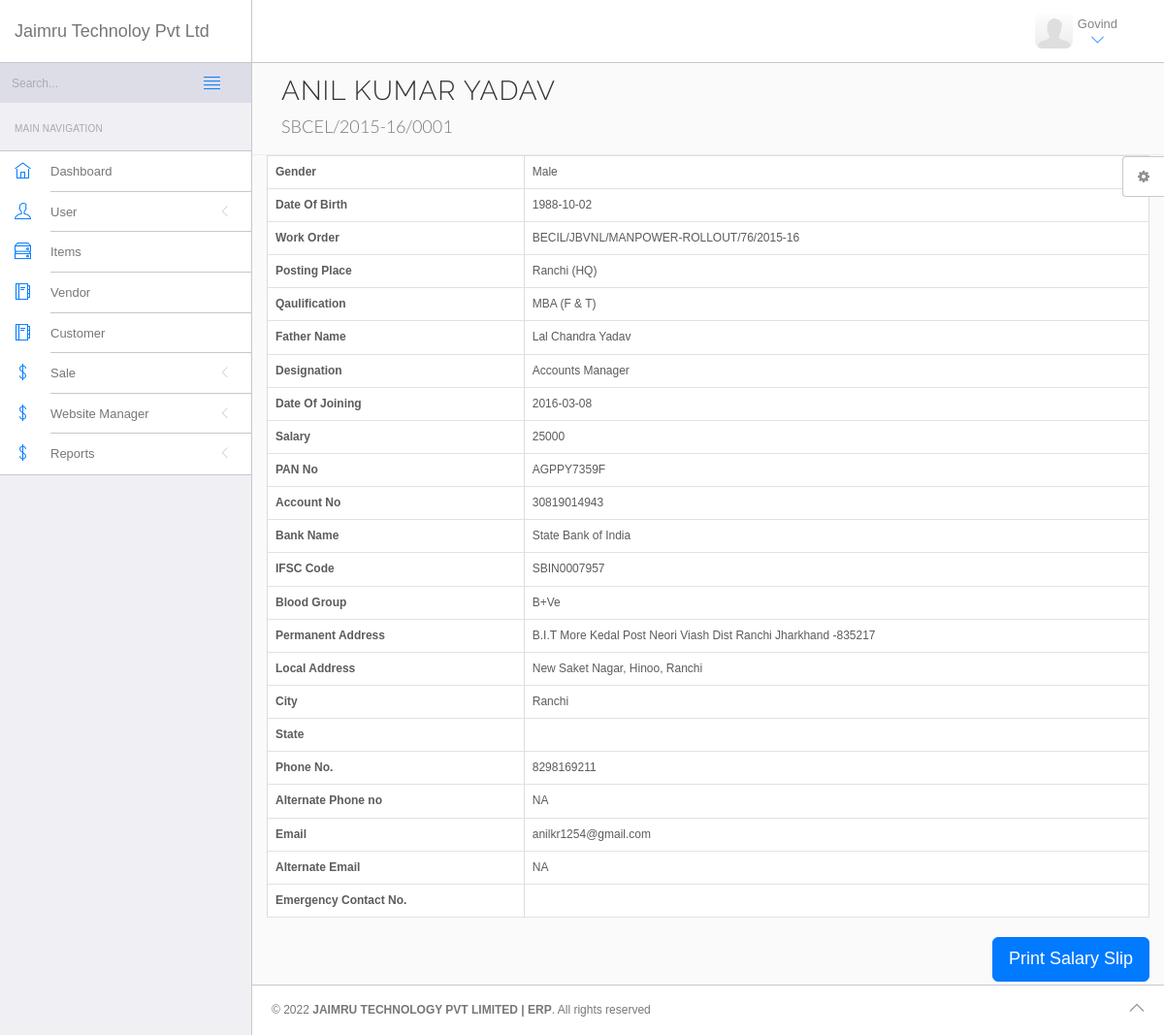
Screenshot of /erp/employee_details.php?id=1 (signed in) with the database file from the repository.
### tables this page shows
CREATE TABLE IF NOT EXISTS `emp_details` (
  `emp_id` int(11) NOT NULL AUTO_INCREMENT,
  `emp_code` varchar(255) DEFAULT NULL,
  `emp_name` varchar(255) DEFAULT NULL,
  `emp_gender` enum('Male','Female') DEFAULT NULL,
  `emp_dob` date DEFAULT NULL,
  `emp_work_order` varchar(255) DEFAULT NULL,
  `emp_place_of_posting` varchar(255) DEFAULT NULL,
  `emp_qualification` varchar(255) DEFAULT NULL,
  `emp_father_name` varchar(255) DEFAULT NULL,
  `emp_designation` varchar(255) DEFAULT NULL,
  `emp_doj` date DEFAULT NULL,
  `emp_dor` date DEFAULT NULL,
  `emp_pan` varchar(255) DEFAULT NULL,
  `emp_unit` varchar(255) DEFAULT NULL,
  `emp_salary` varchar(255) DEFAULT NULL,
  `emp_account_no` varchar(255) DEFAULT NULL,
  `emp_bank` varchar(255) DEFAULT NULL,
  `emp_ifsc` varchar(255) DEFAULT NULL,
  `emp_blood_group` varchar(255) DEFAULT NULL,
  `emp_permanent_address` text,
  `emp_local_address` text,
  `emp_city` varchar(255) DEFAULT NULL,
  `emp_state` varchar(255) DEFAULT NULL,
  `emp_phone_first` varchar(255) DEFAULT NULL,
  `emp_phone_second` varchar(255) DEFAULT NULL,
  `emp_email_first` varchar(255) DEFAULT NULL,
  `emp_email_second` varchar(255) DEFAULT NULL,
  `emp_emergency_contact` varchar(255) DEFAULT NULL,
  `emp_remark` text,
  `emp_status` enum('Active','Inactive') DEFAULT NULL,
  `emp_entry_by` varchar(255) DEFAULT NULL,
  `emp_password` varchar(255) DEFAULT NULL,
  `user_type` varchar(255) DEFAULT 'Employee',
  PRIMARY KEY (`emp_id`)
);

### erp/includes/class.php (called while the page is built, shortened)
<?php
class baseClass {
	private $host = "localhost";
	private $user = "root";
		private $password = "";
	private $database = "jaimru";
	public function __construct()
	{
		$this->conn = mysqli_connect($this->host,$this->user,$this->password,$this->database);
	}
}
?>

### erp/employee_details.php (the view, shortened to what this page needs)
<?php include('includes/top_inc.php');
include('includes/class.php');
$class = new baseClass;
if(isset($_GET['id']))
{
	$emp_id = $_GET['id'];
	$qry = mysqli_query($class->conn,"SELECT * FROM emp_details WHERE emp_id = $emp_id;");
	$res= mysqli_fetch_array($qry);
	@extract($res);
}
?>
<!DOCTYPE html>
<html lang="en">
	<head>
		<link rel="stylesheet" href="vendor/bootstrap/css/bootstrap.min.css">
		<link rel="stylesheet" href="vendor/fontawesome/css/font-awesome.min.css">
		<link rel="stylesheet" href="vendor/themify-icons/themify-icons.min.css">
		<link href="vendor/animate.css/animate.min.css" rel="stylesheet" media="screen">
		<link href="vendor/perfect-scrollbar/perfect-scrollbar.min.css" rel="stylesheet" media="screen">
		<link href="vendor/switchery/switchery.min.css" rel="stylesheet" media="screen">
		<link rel="stylesheet" href="assets/css/styles.css">
		<link rel="stylesheet" href="assets/css/plugins.css">
		<link rel="stylesheet" href="assets/css/themes/theme-1.css" id="skin_color" />
	</head>
	<body>
		<div id="app">
			<?php include('includes/left_sidebar.php'); ?>
			<div class="app-content">
				<?php include('includes/top_header.php'); ?>
				<div class="main-content" >
					<div class="wrap-content container" id="container">
						<section id="page-title">
							<div class="row">
								<div class="col-sm-8">
									<h1 class="mainTitle"><?php echo $emp_name; ?> </h1>
									<span class="mainDescription"><?php echo $emp_code; ?></span>
								</div>
							</div>
						</section>
						<table width="100%" class="table table-hover table-responsive table-bordered bg-white" >
                          <tr>
                            <th scope="row">Gender</th>
                            <td><?php echo $emp_gender; ?></td>
                          </tr>
                          <tr>
                            <th scope="row">Date Of Birth</th>
                            <td><?php echo $emp_dob; ?></td>
                          </tr>
                          <tr>
                            <th scope="row">Work Order</th>
                            <td><?php echo $emp_work_order; ?></td>
                          </tr>
                          <tr>
                            <th scope="row">Posting Place</th>
                            <td><?php echo $emp_place_of_posting; ?></td>
                          </tr>
                          <tr>
                            <th scope="row">Qaulification</th>
                            <td><?php echo $emp_qualification; ?></td>
                          </tr>
                          <tr>
                            <th scope="row">Father Name</th>
                            <td><?php echo $emp_father_name; ?></td>
                          </tr>
                          <tr>
                            <th scope="row">Designation</th>
                            <td><?php echo $emp_designation; ?></td>
                          </tr>
                          <tr>
                            <th scope="row">Date Of Joining</th>
                            <td><?php echo $emp_doj; ?></td>
                          </tr>
                          <tr>
                            <th scope="row">Salary</th>
                            <td><?php echo $emp_salary; ?></td>
                          </tr>
                          <tr>
                            <th scope="row">PAN No</th>
                            <td><?php echo $emp_pan; ?></td>
                          </tr>
                          <tr>
                            <th scope="row">Account No</th>
                            <td><?php echo $emp_account_no; ?></td>
                          </tr>
                          <tr>
                            <th scope="row">Bank Name</th>
                            <td><?php echo $emp_bank; ?></td>
                          </tr>
                          <tr>
                            <th scope="row">IFSC Code</th>
                            <td><?php echo $emp_ifsc; ?></td>
                          </tr>
                          <tr>
                            <th scope="row">Blood Group</th>
                            <td><?php echo $emp_blood_group; ?></td>
                          </tr>
                          <tr>
                            <th scope="row">Permanent Address</th>
                            <td><?php echo $emp_permanent_address; ?></td>
                          </tr>
                          <tr>
                            <th scope="row">Local Address</th>
                            <td><?php echo $emp_local_address; ?></td>
                          </tr>
                          <tr>
                            <th scope="row">City</th>
                            <td><?php echo $emp_city; ?></td>
                          </tr>
                          <tr>
                            <th scope="row">State</th>
                            <td><?php echo $emp_state; ?></td>
                          </tr>
                          <tr>
                            <th scope="row">Phone No.</th>
                            <td><?php echo $emp_phone_first; ?></td>
                          </tr>
                          <tr>
                            <th scope="row">Alternate Phone no</th>
                            <td><?php echo $emp_phone_second; ?></td>
                          </tr>
                          <tr>
                            <th scope="row">Email</th>
                            <td><?php echo $emp_email_first; ?></td>
                          </tr>
                          <tr>
                            <th scope="row">Alternate Email</th>
                            <td><?php echo $emp_email_second; ?></td>
                          </tr>
                          <tr>
                            <th scope="row">Emergency Contact No.</th>
                            <td><?php echo $emp_emergency_contact; ?></td>
                          </tr>
                        </table>
<a href="salary_month.php?id=<?php echo $emp_id; ?>&code=<?php echo $emp_code; ?>" class="btn btn-lg btn-primary hidden-print pull-right" >Print Salary Slip</a>
					</div>
				</div>
			</div>
			<?php include('includes/footer.php'); ?>
			<?php include('includes/right_setting.php'); ?>
		</div>
	</body>
</html>

### erp/assets/css/themes/theme-1.css (style rules this page uses)
body { background: #FAFAFA; }

### rows the page displays
emp_details: emp_name "ANIL KUMAR YADAV", emp_code "SBCEL/2015-16/0001", emp_gender "Male", emp_dob "1988-10-02", emp_work_order "BECIL/JBVNL/MANPOWER-ROLLOUT/76/2015-16", emp_place_of_posting "Ranchi (HQ)", emp_qualification "MBA (F & T)", emp_father_name "Lal Chandra Yadav", emp_designation "Accounts Manager", emp_doj "2016-03-08", emp_salary "25000", emp_pan "AGPPY7359F", emp_account_no "30819014943", emp_bank "State Bank of India", emp_ifsc "SBIN0007957", emp_blood_group "B+Ve", emp_permanent_address "B.I.T More Kedal Post Neori Viash Dist Ranchi Jharkhand -835217", emp_local_address "New Saket Nagar, Hinoo, Ranchi", emp_city "Ranchi", emp_phone_first "8298169211", emp_phone_second "NA", emp_email_first "anilkr1254@gmail.com", emp_email_second "NA"

### other values shown
$_SESSION['sess_user_name'] "Govind"
